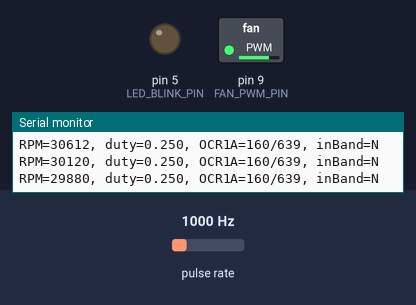
Recording of a program running on a simulated Arduino Nano, built with avr-gcc and run on an emulated ATmega328P. On the bench: switched loads named in the program (green lamp = pin HIGH), output pins drawn as LEDs (lit = HIGH), the last lines printed to the serial monitor. Wiring (inferred from the names in the program): pulse sensor: data pin 3. The test bench sets the inputs (shaded band); at power-on: pulse rate 1000 Hz.

Above: at 1.4 s.
1.5 s: pulse rate (sensor on pin 3) set to 20 Hz
At 1.7 s:
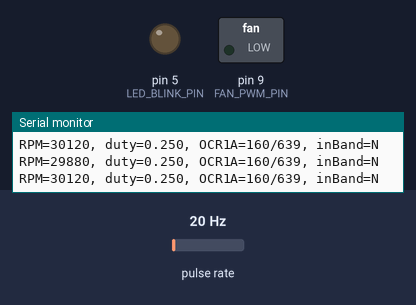
Timing chart, 0 to 4.5 s (numbered marks = the images above; inputs shaded):
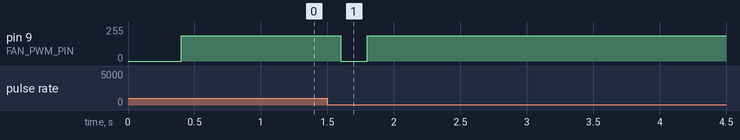

The program:

main.cpp
```cpp
#include <Arduino.h>
#include <math.h>

/* ========================================================================
 * AeroHalo Fan Control — SIMPLE PID + PERIOD-BASED RPM (Timer1 25 kHz on D9)
 *
 * Pins:
 *   D9  -> OC1A 25 kHz PWM (to your fan driver)     [PWM_INVERTED=true by default]
 *   D3  -> INT1 tach input (open-collector; 10k pull-up to 5V)  [uses ISR period]
 *   D5  -> blink when |RPM - TARGET_RPM| <= 2% (checked every UI_MS)
 *
 * Tuning (simple, duty-per-RPM units):
 *   KP_DUTY_PER_RPM      duty change per RPM of error        (e.g. 0.0020)
 *   KI_DUTY_PER_RPM_S    duty per RPM per second (integral)  (e.g. 0.0006)
 *   KD_DUTY_PER_RPM_S    duty*second per RPM (derivative)    (start at 0.0)
 *
 * Notes:
 *   - If “higher duty” makes the fan slower, flip PWM_INVERTED.
 *   - Conditional integration prevents windup at 0% / 100% duty.
 *   - Period-based RPM avoids window/phase aliasing at low speeds.
 * ======================================================================== */

#define FAN_PWM_PIN      9
#define TACH_PIN         3
#define LED_BLINK_PIN    5

static const bool     PWM_INVERTED = true;   // matches your working step-test
static const uint16_t PWM_TOP      = 639;    // 25 kHz @ 16 MHz, prescale=1

/* -------- Tach / target / cadence -------- */
#define PPR                2            // pulses per revolution
#define TARGET_RPM     70.0f
#define PID_DT_S        0.20f          // controller step = 5 Hz
#define UI_MS            300           // print/blink cadence

/* -------- Blink band -------- */
#define RPM_TOL_PCT       0.02f        // ±2%
#define BLINK_MS            50

/* -------- Simple PID gains (duty-per-RPM units) -------- */
#define KP_DUTY_PER_RPM      0.020f   // 100 RPM error -> 0.20 duty change
#define KI_DUTY_PER_RPM_S    0.001f   // integral strength (start low)
#define KD_DUTY_PER_RPM_S    0.0001f   // keep 0.0 initially

/* -------- Duty clamps (keep simple) -------- */
#define DUTY_MIN_FRAC        0.25f     // set >0 if you need a spin guarantee
#define DUTY_MAX_FRAC        1.000f

/* -------- Tach period capture (interrupt-driven) -------- */
#define TACH_DEGLITCH_US     50        // ignore edges closer than this
#define RPM_TIMEOUT_MS       1200      // no edge for this long => RPM = 0

volatile uint32_t g_lastEdgeUs = 0;    // last edge timestamp (micros)
volatile uint32_t g_periodUs   = 0;    // most recent edge->edge period (micros)
volatile uint32_t g_lastEdgeMs = 0;    // millis of last valid edge

static void tachISR() {
  uint32_t nowUs = micros();
  uint32_t dt    = nowUs - g_lastEdgeUs;
  if (dt >= TACH_DEGLITCH_US) {
    g_periodUs   = dt;
    g_lastEdgeUs = nowUs;
    g_lastEdgeMs = millis();
  }
}

// Convert latest captured period to RPM. Returns 0 on timeout.
static float rpmReadPeriodic() {
  noInterrupts();
  uint32_t periodUs = g_periodUs;
  uint32_t ageMs    = millis() - g_lastEdgeMs;
  interrupts();

  if (periodUs == 0 || ageMs > RPM_TIMEOUT_MS) return 0.0f;
  // RPM = (1e6/periodUs)/PPR * 60
  return (60.0f * 1000000.0f) / (float(periodUs) * float(PPR));
}

/* ------------------ Timer1 @ 25 kHz on D9 ------------------ */
static void timer1_init_25k_oc1a(bool inverted) {
  DDRB |= _BV(DDB1);                // D9 as output

  TCCR1A = 0;
  TCCR1B = 0;

  if (inverted) {
    TCCR1A |= _BV(COM1A1) | _BV(COM1A0);   // inverting
  } else {
    TCCR1A |= _BV(COM1A1);                 // non-inverting
  }

  TCCR1A |= _BV(WGM11);
  TCCR1B |= _BV(WGM13) | _BV(WGM12);       // Fast PWM, TOP = ICR1 (mode 14)
  TCCR1B |= _BV(CS10);                     // clk/1

  ICR1  = PWM_TOP;
  OCR1A = 1;                               // avoid exact 0/TOP
}

static inline uint16_t map255_to_top_safe(uint8_t duty0_255) {
  uint32_t ticks = (uint32_t)duty0_255 * (PWM_TOP + 1) / 255u;
  if (ticks == 0)        ticks = 1;
  if (ticks >= PWM_TOP)  ticks = PWM_TOP - 1;
  return (uint16_t)ticks;
}

static void set_pwm_0_255(uint8_t duty) {
  OCR1A = map255_to_top_safe(duty);
}

/* ------------------ SIMPLE PI(D) CONTROLLER ------------------ */
static float g_integral  = 0.0f;     // duty fraction
static float g_prevErr   = 0.0f;     // RPM
static float g_prevDuty  = 0.0f;     // duty fraction 0..1

static float clampf(float x, float lo, float hi) {
  if (x < lo) return lo;
  if (x > hi) return hi;
  return x;
}

// Return new duty fraction 0..1
static float simplePID_step(float setRPM, float measRPM, float dt)
{
  const float e = setRPM - measRPM;                     // RPM error
  const float dedt = (dt > 1e-6f) ? (e - g_prevErr) / dt : 0.0f;

  // Tentative integral update
  float integ_new = g_integral + (KI_DUTY_PER_RPM_S * e * dt);

  // Unsaturated control (duty fraction)
  float u_unsat =
      (KP_DUTY_PER_RPM * e)
    + integ_new
    + (KD_DUTY_PER_RPM_S * dedt);

  // Saturate
  float u_sat = clampf(u_unsat, DUTY_MIN_FRAC, DUTY_MAX_FRAC);

  // Conditional anti-windup
  const bool sat_hi = (u_unsat > DUTY_MAX_FRAC);
  const bool sat_lo = (u_unsat < DUTY_MIN_FRAC);
  if ((sat_hi && e > 0.0f) || (sat_lo && e < 0.0f)) {
    integ_new = g_integral;  // undo if pushing further into clamp
  }

  g_integral = integ_new;
  g_prevErr  = e;
  return u_sat;
}

/* ------------------ Arduino setup/loop ------------------ */
void setup() {
  pinMode(LED_BLINK_PIN, OUTPUT);
  digitalWrite(LED_BLINK_PIN, LOW);

  Serial.begin(115200);
  delay(200);
  Serial.println(F("\n--- AeroHalo SIMPLE PID + PERIOD RPM @ 25 kHz (D9) ---"));

  timer1_init_25k_oc1a(PWM_INVERTED);

  pinMode(TACH_PIN, INPUT_PULLUP);               // + external 10k to 5V
  attachInterrupt(digitalPinToInterrupt(TACH_PIN), tachISR, FALLING);

  g_lastEdgeUs = micros();
  g_lastEdgeMs = millis();

  g_integral = 0.0f;
  g_prevErr  = 0.0f;
  g_prevDuty = 0.0f;
}

void loop() {
  static unsigned long lastCtlMs = 0;
  static unsigned long lastUiMs  = 0;
  unsigned long now = millis();

  // Always read the latest RPM from ISR timing
  static float lastRPM = 0.0f;
  float rpm = rpmReadPeriodic();
  lastRPM = rpm;   // (0.0 is valid if timed out / stopped)

  // UI/print + blink every UI_MS
  if (now - lastUiMs >= UI_MS) {
    lastUiMs = now;
    const float tol = TARGET_RPM * RPM_TOL_PCT;
    const bool inBand = (fabsf(lastRPM - TARGET_RPM) <= tol);
    if (inBand) {
      digitalWrite(LED_BLINK_PIN, HIGH);
      delay(BLINK_MS);
      digitalWrite(LED_BLINK_PIN, LOW);
    }

    Serial.print(F("RPM="));     Serial.print(lastRPM, 0);
    Serial.print(F(", duty="));  Serial.print(g_prevDuty, 3);
    Serial.print(F(", OCR1A=")); Serial.print(OCR1A);
    Serial.print(F("/"));        Serial.print(PWM_TOP);
    Serial.print(F(", inBand="));Serial.println(inBand ? F("Y") : F("N"));
  }

  // Controller at fixed cadence
  if (now - lastCtlMs >= (unsigned long)(PID_DT_S * 1000.0f)) {
    lastCtlMs = now;

    float u = simplePID_step(TARGET_RPM, lastRPM, PID_DT_S);

    uint8_t duty255 = (uint8_t)lroundf(u * 255.0f);
    set_pwm_0_255(duty255);
    g_prevDuty = u;
  }
}
```

Measured:
- after the input at 1.5 s, pin 9 (FAN_PWM_PIN): 191/255 → 0/255 after 0.10 s, → 191/255 0.20 s later
